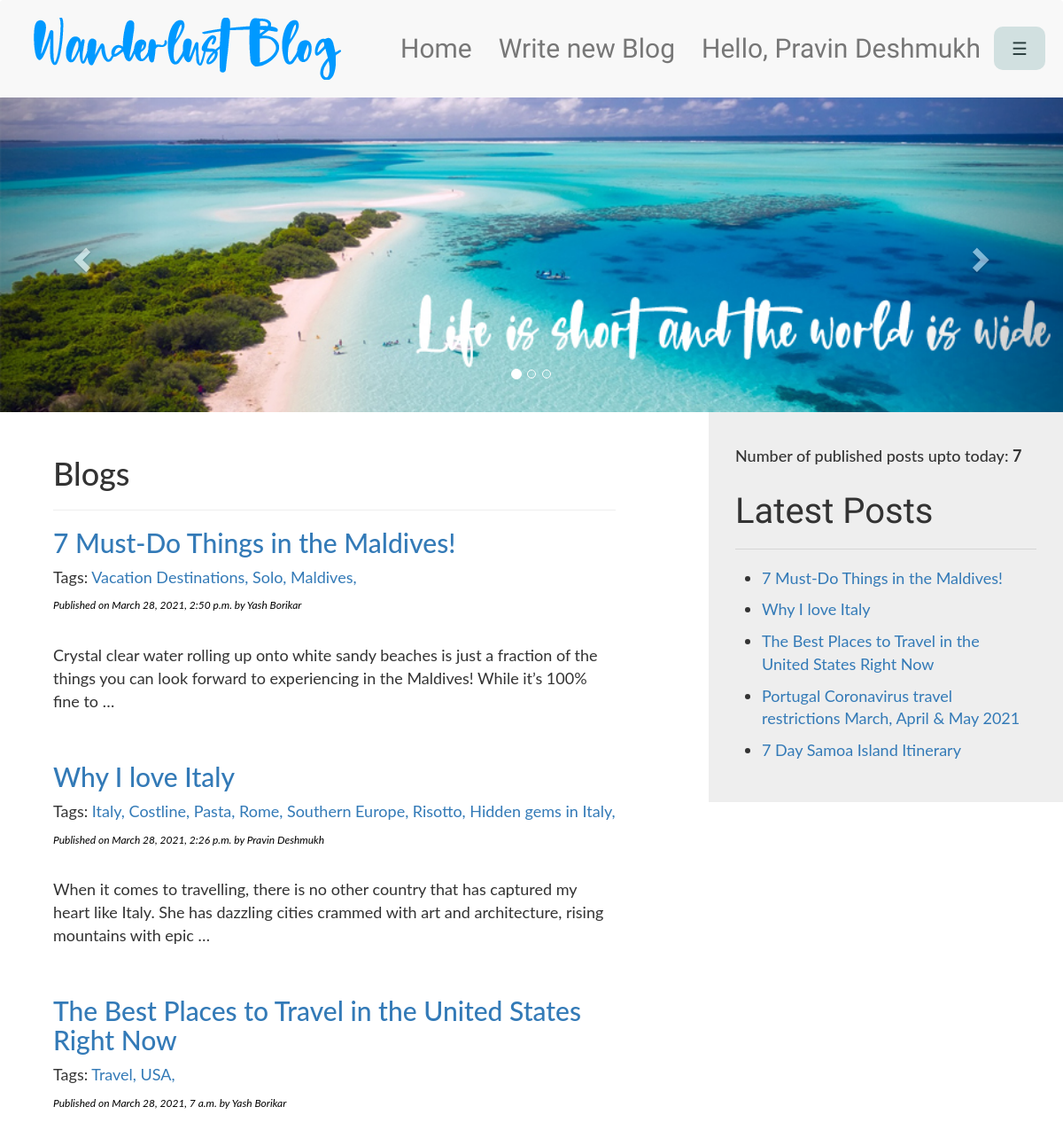
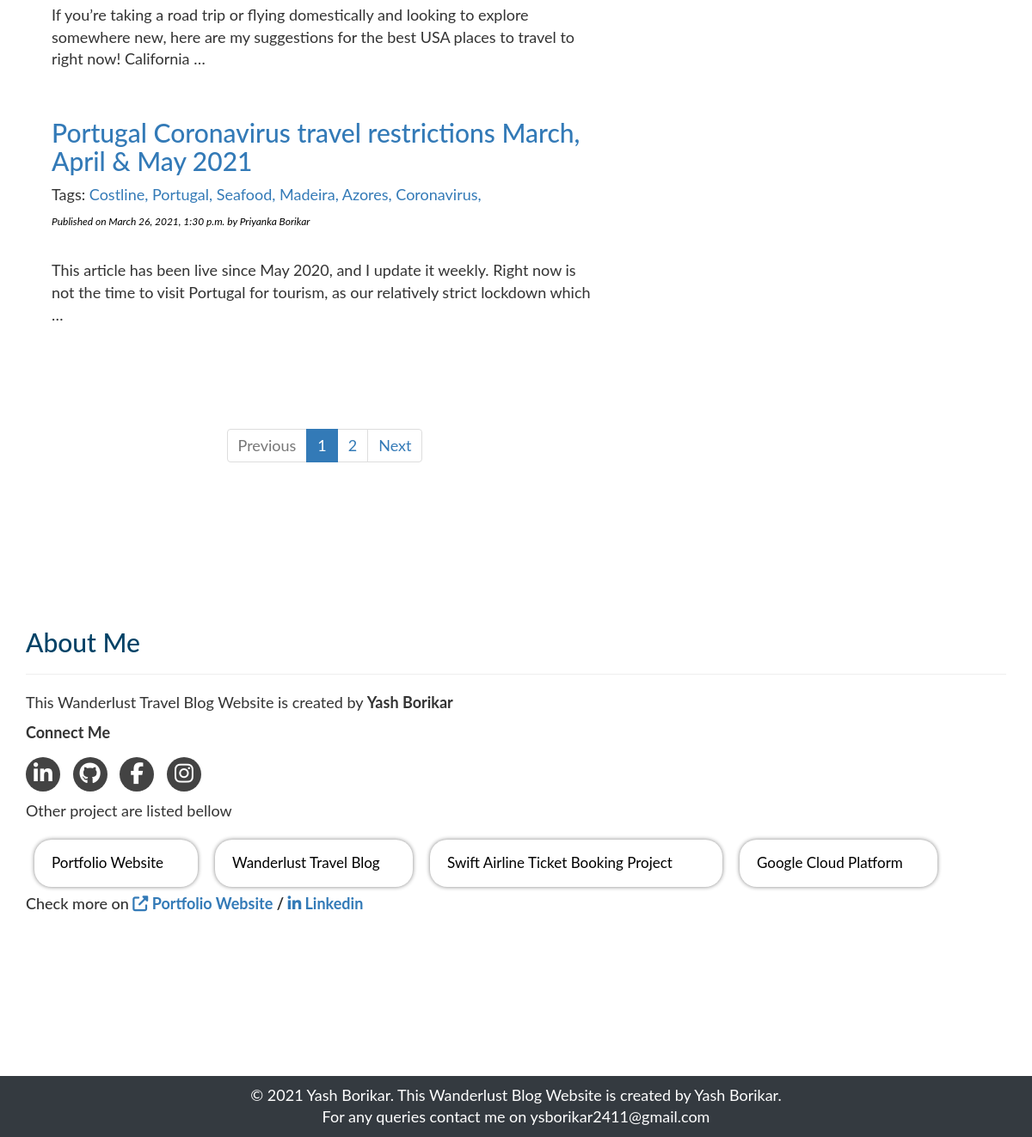
The page / (signed in) on the database its author committed (2 pictures, top to bottom).
### BlogApp/models.py (models this page shows, shortened)
class Post(models.Model):
    STATUS_CHOICES = (('1','Draft'), ('2','Published'))
    title = models.CharField(max_length=250)
    slug = models.SlugField(max_length=250, unique_for_date='publish')
    author = models.ForeignKey(User, related_name='blog_posts', on_delete=models.CASCADE)
    body = models.TextField()
    publish = models.DateTimeField(default=timezone.now)
    created = models.DateTimeField(auto_now_add=True)
    updated = models.DateTimeField(auto_now=True)
    status = models.CharField(max_length=2, choices=STATUS_CHOICES, default='2')
    objects = CustomManager()
    tags = TaggableManager()
    class Meta:
        ordering = ('-publish',)
    def get_absolute_url(self):
        return reverse('post_detail', args=[self.publish.year,
                                            self.publish.strftime('%m'),
                                            self.publish.strftime('%d'),
                                            self.slug])

### BlogApp/views.py (the view)
# urls.py: path('', views.index),
def index(request, tag_slug=None):
    post_list=Post.objects.all()
    tag = None
    if tag_slug:
        tag = get_object_or_404(Tag, slug=tag_slug)
        post_list = post_list.filter(tags__in=[tag])
    paginator = Paginator(post_list, 4)
    page_number = request.GET.get('page')
    try:
        post_list = paginator.page(page_number)
    except PageNotAnInteger:
        post_list = paginator.page(1)
    except EmptyPage:
        post_list = paginator.page(paginator.num_pages)
    return render(request,'BlogApp/index.html',{'post_list':post_list, 'tag':tag})

### BlogApp/models.py (called while the page is built)
    def get_queryset(self):
        return super().get_queryset().filter(status='2')

### BlogApp/templatetags/blog_tags.py (called while the page is built)
@register.simple_tag
def total_posts():
    return Post.objects.count()

@register.inclusion_tag('BlogApp/latest_post.html')
def show_latest_posts(count=3):
    latest_posts=Post.objects.order_by('-publish')[:count]
    return {'latest_posts':latest_posts}

### BlogApp/templates/BlogApp/index.html (shortened to what this page needs)
{% extends "BlogApp/base.html" %}
{%load blog_tags%}
{%load static%}
{%block content%}
<div id="myCarousel" class="carousel slide" data-ride="carousel" style="width:100%;">
    <ol class="carousel-indicators">
      <li data-target="#myCarousel" data-slide-to="0" class="active"></li>
      <li data-target="#myCarousel" data-slide-to="1"></li>
      <li data-target="#myCarousel" data-slide-to="2"></li>
    </ol>
    <div class="carousel-inner">
      <div class="item active" >
        <img src="{%static 'BlogApp/images/img3.jpg'%}" style="width:100%;">
      </div>
    </div>
    <a class="left carousel-control" href="#myCarousel" data-slide="prev">
      <span class="glyphicon glyphicon-chevron-left"></span>
    </a>
    <a class="right carousel-control" href="#myCarousel" data-slide="next">
      <span class="glyphicon glyphicon-chevron-right"></span>
    </a>
</div>
<div class="col-sm-4 right-navbar">
    <div class="jumbotron" style="padding: 30px;">
        <h4>Number of published posts upto today:  <b>{%total_posts%}</b></h4>
        <h3 class="latest-post">Latest Posts</h3><hr>
        <p>{% show_latest_posts 5 %}</p>
    </div>
</div>
<div class='container content'>
    <div class="col-sm-7">
        <h1>Blogs</h1><hr>
        {%for post in post_list %}
            <h2><a href="{{post.get_absolute_url}}" style="text-decoration: none;">{{post.title}}</a></h2>
            <p>Tags:
                {%for tag in post.tags.all %}
                    <a href="{%url "post_list_by_tag_name" tag.slug %}" >{{tag.name}},</a>
                {%endfor%}
            </p>
            <p id='date'>Published on {{post.publish}} by {{post.author.first_name|title}} {{post.author.last_name|title}}</p><br>
            {{post.body|truncatewords:30|linebreaks}}<br>
        {%endfor%}
        <div align="center" style="margin-top: 10%;">{% include 'BlogApp/pagination.html' with page=post_list %}</div><br>
    </div>
</div>
<div class="container" style="margin-top:10%; width:100%;">
<div class="col-sm-12" style="font-size: 18px;">
    <h1 style="color: #004266; font-size: 30px;">About Me</h1><hr>
    <p> This Wanderlust Travel Blog Website is created by <b>Yash Borikar</b> </p>
    <p><b>Connect Me</b></p>
    <ul class="social-index list-inline">
        <li><a href="https://www.linkedin.com/in/ysborikar2411" target="_blank"><i class="fa fa-linkedin"></i></a></li>
        <li><a href="https://github.com/yashb24" target="_blank"><i class="fa fa-github"></i></a></li>
        <li><a href="https://www.facebook.com/yash.borikar.1" target="_blank"><i class="fa fa-facebook"></i></a></li>
        <li><a href="https://www.instagram.com/ysborikar2411/" target="_blank"><i class="fa fa-instagram"></i></a></li>
    </ul>
    <p>Other project are listed bellow</p>
    <a style="text-decoration: none; color:black;" href="https://ysborikar2411.github.io/portfolio/" target="_blank">
    <div class="col-sm-2 projects">
        <p>Portfolio Website</p>
    </div>
    </a>
    <a style="text-decoration: none; color:black;" href="">
    <div class="col-sm-2 projects" style="width: 230px;">
        <p>Wanderlust Travel Blog</p>
    </div>
    </a>
    <a style="text-decoration: none; color:black;" href="" target="_blank">
    <div class="col-sm-2 projects" style="width: 340px;">
        <p>Swift Airline Ticket Booking Project</p>
    </div>
    </a>
    <a style="text-decoration: none; color:black;" href="https://www.linkedin.com/pulse/deploying-containerized-multi-tier-database-using-services-borikar/?trackingId=%2FxMdMWkbv9aNeePtsU4ALw%3D%3D" target="_blank">
    <div class="col-sm-2 projects" style="width: 230px;">
        <p>Google Cloud Platform</p>
    </div>
    </a>
</div>
    <h4 style="margin-left: 15px;">Check more on <b><a href="https://ysborikar2411.github.io/portfolio/" target="_blank"><i class="fas fa-external-link-alt"></i> Portfolio Website</a> / <a href="https://www.linkedin.com/in/ysborikar2411" target="_blank"><i class="fab fa-linkedin-in"></i> Linkedin</a></b></h4>
</div>
{%endblock content%}

### BlogApp/templates/BlogApp/base.html (shortened to what this page needs)
{%load static%}
<!DOCTYPE html>
<html lang="en">
<head>
    <link rel="stylesheet" href="https://maxcdn.bootstrapcdn.com/bootstrap/3.3.7/css/bootstrap.min.css">
    <link rel='stylesheet' href="{% static 'BlogApp/css/styles.css' %}">
</head>
<body>
    <nav class='navbar navbar-default navstyle'>
        <div class="container-fluid headercontainer">
            <div class="navbar-header">
               <a href="/" class="pull-left"><img src="{% static 'BlogApp/images/logo.png' %}"  id="logo-img" class="hidden-xs"></a>
            </div>
            <ul class='nav navbar-nav navbar-right pull-right'>
                <li><a href="/">Home</a></li>
                {% if request.user.is_active%}
                <li><a href="/create-post/">Write new Blog</a></li>
                <li><a>Hello, {{request.user.first_name}} {{request.user.last_name}}</a></li>
                {%endif%}
                <button class="openbtn" onclick="openNav()" style="margin-top: 30px;">☰</button>
            </ul>
        </div>
    </nav>
    {%block content%}
    {%endblock%}
    <footer>
            <p>&copy; 2021 Yash Borikar. This Wanderlust Blog Website is created by Yash Borikar.</p>
            <p>For any queries contact me on ysborikar2411@gmail.com</p>
    </footer>
</body>
</html>

### BlogApp/templates/BlogApp/latest_post.html
<ul style="padding-left: 20px;">
    {% for post in latest_posts %}
        <li style="margin: 10px;">
            <a href="{{post.get_absolute_url}}" style="text-decoration: none;">{{post.title}}</a>
        </li>
    {% endfor %}
</ul>

### BlogApp/static/BlogApp/css/styles.css (style rules this page uses)
body { font-family: 'Noto Serif KR', Lato; font-size: 18px; }
#logo-img { width: 350px; height: 70px; margin: 20px 20px 20px 0; }
.navstyle { margin: 0px; border: 0px; }
.headercontainer { margin-left: 20px; margin-right: 20px; }
.headercontainer li a { margin-top: 30px; font-family: 'Cookie', Lato; font-size: 30px; }
.openbtn { font-size: 20px; cursor:pointer; background-color: #d1e0e0; color: #293d3d; padding: 10px 20px; border: none; border-radius: 10px; }
.social-index a { background: #434343; margin-top: 5px; width: 40px; height: 40px; display: inline-block; border-radius: 50%; color: #fff; text-align: center; padding: 7px 0px 0px 0px; transition: 0.3s; }
.social-index a .fa { font-size:25px; }
.projects { font-size: 17px; width:190px; height: 55px; background: white; padding: 15px 20px 20px 20px; margin: 10px; border-radius: 20px; box-shadow: 0px 0px 5px grey; }
.right-navbar { float: right; padding-top: 20px; padding: 0px; height: 100%; }
.latest-post { font-family: 'Cookie'; font-size: 40px; margin-top: 30px; }
.content { margin-top: 30px; margin-left: 30px; }
#date { color:black; font-size:12px; font-style: italic; }
footer { background: #343a40; color: #fff; padding: 10px; margin-left: 0px; margin-top: 10em; }
footer p { margin-top: 0; margin-bottom: 0; text-align: center; }

### rows shown on the page
Post: title "7 Must-Do Things in the Maldives!", publish "March 28, 2021, 2:50 p.m.", author.first_name "Yash", author.last_name "Borikar", body "Crystal clear water rolling up onto white sandy beaches is just a fraction of the things you can look forward to experiencing in the Maldives! While it’s 100% fine to …"
Post: title "Why I love Italy", publish "March 28, 2021, 2:26 p.m.", author.first_name "Pravin", author.last_name "Deshmukh", body "When it comes to travelling, there is no other country that has captured my heart like Italy. She has dazzling cities crammed with art and architecture, rising mountains with epic …"
Post: title "The Best Places to Travel in the United States Right Now", publish "March 28, 2021, 7 a.m.", author.first_name "Yash", author.last_name "Borikar", body "If you’re taking a road trip or flying domestically and looking to explore somewhere new, here are my suggestions for the best USA places to travel to right now! California …"
Post: title "Portugal Coronavirus travel restrictions March, April & May 2021", publish "March 26, 2021, 1:30 p.m.", author.first_name "Priyanka", author.last_name "Borikar", body "This article has been live since May 2020, and I update it weekly. Right now is not the time to visit Portugal for tourism, as our relatively strict lockdown which …"
Post: title "7 Day Samoa Island Itinerary"
Tag: name "Vacation Destinations"
Tag: name "Solo"
Tag: name "Maldives"
Tag: name "Italy"
Tag: name "Costline"
Tag: name "Pasta"
Tag: name "Rome"
Tag: name "Southern Europe"
Tag: name "Risotto"
Tag: name "Hidden gems in Italy"
Tag: name "Travel"
Tag: name "USA"
Tag: name "Portugal"
Tag: name "Seafood"
Tag: name "Madeira"
Tag: name "Azores"
Tag: name "Coronavirus"

### other values the page prints
{{ request.user.first_name }} "Pravin"
{{ request.user.last_name }} "Deshmukh"
{{ i }} "1"
{{ i }} "2"
